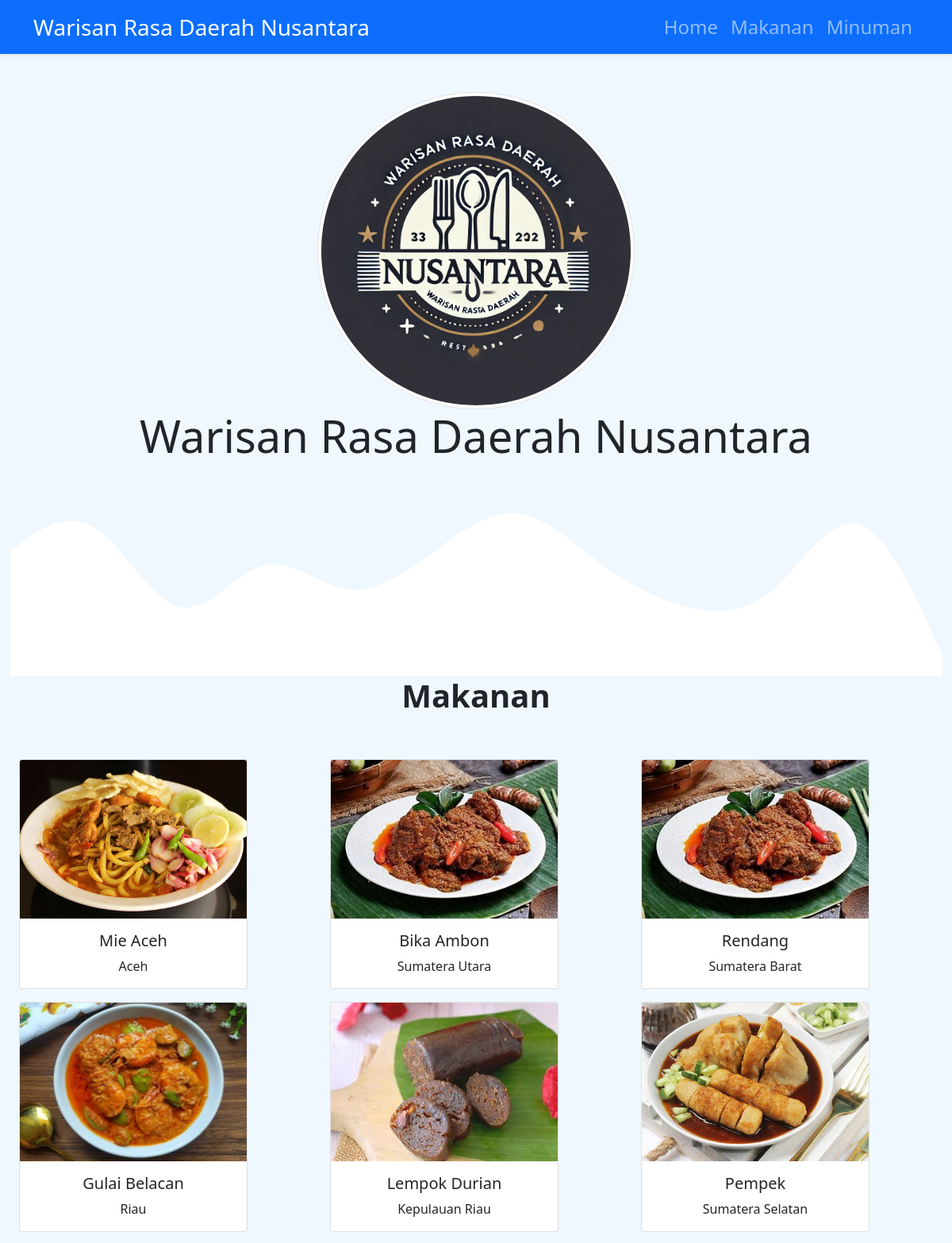
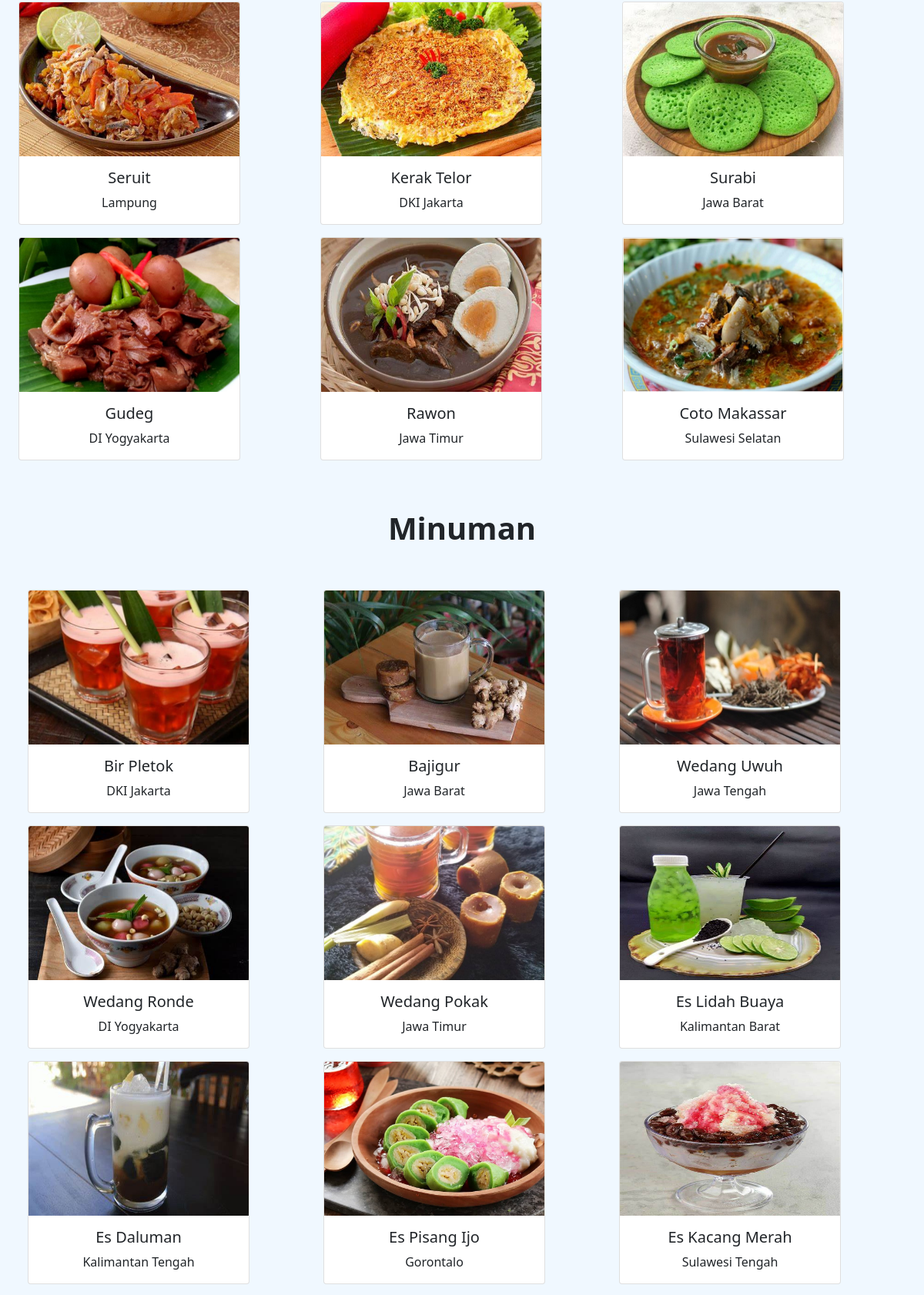
The page / (upper part) on the database its author committed (2 pictures, top to bottom).
### tables this page shows
CREATE TABLE `tbl_makanan` (
  `id_makanan` int(2) NOT NULL,
  `nama_makanan` varchar(100) NOT NULL,
  `daerah_makanan` varchar(100) NOT NULL,
  `foto_makanan` blob DEFAULT NULL,
  `keterangan` varchar(255) DEFAULT NULL,
  `gambar` varchar(255) DEFAULT NULL
);

CREATE TABLE `tbl_minuman` (
  `id_minuman` int(2) NOT NULL,
  `nama_minuman` varchar(100) NOT NULL,
  `daerah_minuman` varchar(100) NOT NULL,
  `foto_minuman` blob DEFAULT NULL,
  `keterangan` varchar(255) DEFAULT NULL,
  `gambar` varchar(255) DEFAULT NULL
);

### views/home.php (the view, shortened to what this page needs)
<section class="jumbotron text-center pt-5 " >
      <img src="images/logo.JPEG" alt="logo" width="400" class="rounded-circle img-thumbnail" />
      <h1 class="display-4">Warisan Rasa Daerah Nusantara</h1>
</section>
<div class="container-fluid pb-5">
    <h2 class="fw-bolder  text-center fs-1 ">Makanan</h2>
    <div class="row justify-content-evenly pt-5">
        <?php
        require 'includes/config.php';
        $query = "SELECT nama_makanan, daerah_makanan, gambar FROM tbl_makanan";
        $result = mysqli_query($conn, $query);
        if (mysqli_num_rows($result) > 0) {
            while ($row = mysqli_fetch_assoc($result)) {
                $imagePath = 'uploads/' . $row['gambar'];
                echo '
                <div class="col mb-3 ">
                    <div class="card" style="width: 18rem;">
                        <img src="' . $imagePath . '" class="card-img-top img-fluid object-fit-cover" alt="' . $row['nama_makanan'] . '" style="height: 200px;">
                        <div class="card-body">
                            <h5 class="card-title text-center">' . $row['nama_makanan'] . '</h5>
                            <p class="card-text text-center">' . $row['daerah_makanan'] . '</p>
                        </div>
                    </div>
                </div>';
            }
        } else {
            echo "<p>Tidak ada data makanan.</p>";
        }
        ?>
</div>
<div class="container-fluid pt-5">
    <h2 class="fw-bolder text-center fs-1">Minuman</h2>
    <div class="row justify-content-evenly pt-5">
        <?php
        require 'includes/config.php';
        $query = "SELECT nama_minuman, daerah_minuman, gambar FROM tbl_minuman";
        $result = mysqli_query($conn, $query);
        if (mysqli_num_rows($result) > 0) {
            while ($row = mysqli_fetch_assoc($result)) {
                $imagePath = 'uploads/' . $row['gambar'];
                echo '
                <div class="col mb-3">
                    <div class="card " style="width: 18rem;">
                        <img src="' . $imagePath . '" class="card-img-top" alt="' . $row['nama_minuman'] . '" style="height: 200px;">
                        <div class="card-body">
                            <h5 class="card-title text-center">' . $row['nama_minuman'] . '</h5>
                            <p class="card-text text-center">' . $row['daerah_minuman'] . '</p>
                        </div>
                    </div>
                </div>';
            }
        } else {
            echo "<p>Tidak ada data minuman.</p>";
        }
        ?>
</div>

### includes/pageHeader.php (shortened to what this page needs)
<!doctype html>
<html lang="en">
<head>
    <link href="assets\css\bootstrap.min.css" rel="stylesheet">
    <link href="assets/Datatables/dataTables (1).js" rel="stylesheet">
    <link href="assets/Datatables/dataTables.bootstrap5 (1).css" rel="stylesheet">
</head>
<body>

### includes/navbar.php (shortened to what this page needs)
<nav class="navbar navbar-expand-lg navbar-dark bg-primary shadow-sm ">
      <div class="container">
        <a class="navbar-brand fs-3" href="?page=home">Warisan Rasa Daerah Nusantara</a>
        <div class="collapse navbar-collapse fs-4" id="navbarNav">
          <ul class="navbar-nav ms-auto">
            <li class="nav-item">
              <a class="nav-link " aria-current="page" href="?page=home">Home</a>
            </li>
            <li class="nav-item">
              <a class="nav-link" href="?page=makanan">Makanan</a>
            </li>
            <li class="nav-item">
              <a class="nav-link" href="?page=minuman">Minuman</a>
            </li>
          </ul>
        </div>
      </div>
</nav>

### index.php (shortened to what this page needs)
<?php require "includes/pageHeader.php" ?>
<?php require "includes/navbar.php" ?>
<div class="container-fluid " style="background-color: #f0f8ff;" >
    <?php require "includes/konten.php" ?>
</div>
<?php require "includes/pageFooter.php" ?>

### includes/konten.php
<?php
if (isset($_GET['page'])) {
$page = $_GET['page'];
    switch ($page) {
        case 'home':
            include "views/home.php";
            break;
        case 'about':
            include "views/about.php";
            break;
        case 'contact':
            include "views/contact.php";
            break;
        case 'makanan':
            include "views/makananView.php";
            break;
        case 'makananAdd':
            include "modul/makananAdd.php";
            break;
        case 'makananDelete':
            include "modul/makananDelete.php";
            break;
        case 'makananUpdate':
            include "modul/makananUpdate.php";
            break;
        case 'minuman':
            include "views/minumanView.php";
            break;
        case 'minumanAdd':
            include "modul/minumanAdd.php";
            break;
        case 'minumanDelete':
            include "modul/minumanDelete.php";
            break;
        case 'minumanUpdate':
            include "modul/minumanUpdate.php";
            break;
        default:
            include "views/404.php";
    }
} else {
    include "views/home.php";
}

### includes/pageFooter.php (shortened to what this page needs)
</body>
</html>

### rows shown on the page
tbl_makanan: gambar+nama_makanan (picture), nama_makanan "Mie Aceh", daerah_makanan "Aceh"
tbl_makanan: gambar (picture), nama_makanan "Bika Ambon", daerah_makanan "Sumatera Utara"
tbl_makanan: gambar+nama_makanan (picture), nama_makanan "Rendang", daerah_makanan "Sumatera Barat"
tbl_makanan: gambar+nama_makanan (picture), nama_makanan "Gulai Belacan", daerah_makanan "Riau"
tbl_makanan: gambar+nama_makanan (picture), nama_makanan "Lempok Durian", daerah_makanan "Kepulauan Riau"
tbl_makanan: gambar+nama_makanan (picture), nama_makanan "Pempek", daerah_makanan "Sumatera Selatan"
tbl_makanan: gambar (picture), nama_makanan "Seruit", daerah_makanan "Lampung"
tbl_makanan: gambar+nama_makanan (picture), nama_makanan "Kerak Telor", daerah_makanan "DKI Jakarta"
tbl_makanan: gambar+nama_makanan (picture), nama_makanan "Surabi", daerah_makanan "Jawa Barat"
tbl_makanan: gambar+nama_makanan (picture), nama_makanan "Gudeg", daerah_makanan "DI Yogyakarta"
tbl_makanan: gambar+nama_makanan (picture), nama_makanan "Rawon", daerah_makanan "Jawa Timur"
tbl_makanan: gambar+nama_makanan (picture), nama_makanan "Coto Makassar", daerah_makanan "Sulawesi Selatan"
tbl_minuman: gambar+nama_minuman (picture), nama_minuman "Bir Pletok", daerah_minuman "DKI Jakarta"
tbl_minuman: gambar+nama_minuman (picture), nama_minuman "Bajigur", daerah_minuman "Jawa Barat"
tbl_minuman: gambar+nama_minuman (picture), nama_minuman "Wedang Uwuh", daerah_minuman "Jawa Tengah"
tbl_minuman: gambar+nama_minuman (picture), nama_minuman "Wedang Ronde", daerah_minuman "DI Yogyakarta"
tbl_minuman: gambar+nama_minuman (picture), nama_minuman "Wedang Pokak", daerah_minuman "Jawa Timur"
tbl_minuman: gambar+nama_minuman (picture), nama_minuman "Es Lidah Buaya", daerah_minuman "Kalimantan Barat"
tbl_minuman: gambar+nama_minuman (picture), nama_minuman "Es Daluman", daerah_minuman "Kalimantan Tengah"
tbl_minuman: gambar+nama_minuman (picture), nama_minuman "Es Pisang Ijo", daerah_minuman "Gorontalo"
tbl_minuman: gambar+nama_minuman (picture), nama_minuman "Es Kacang Merah", daerah_minuman "Sulawesi Tengah"
